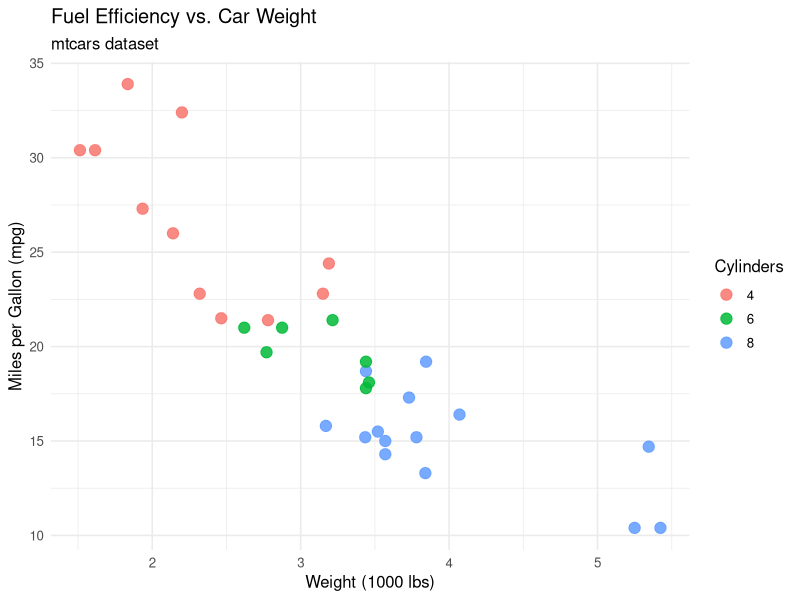
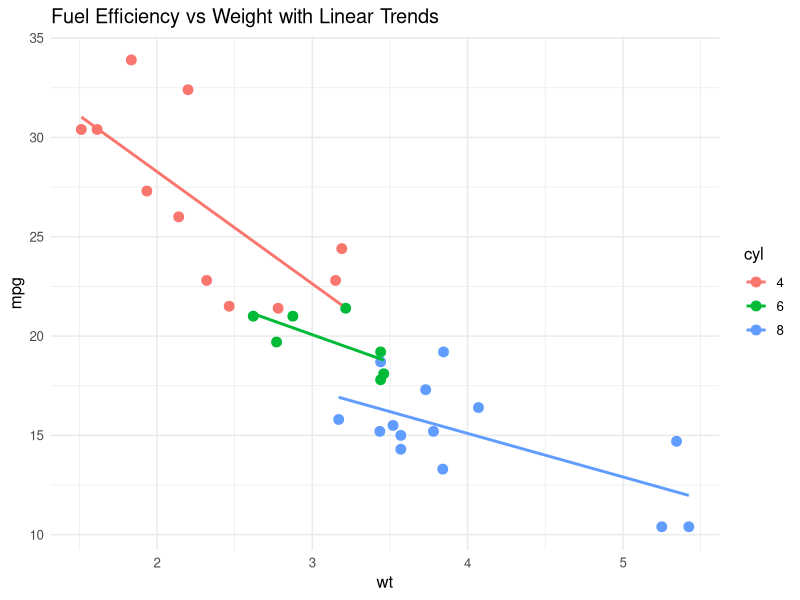
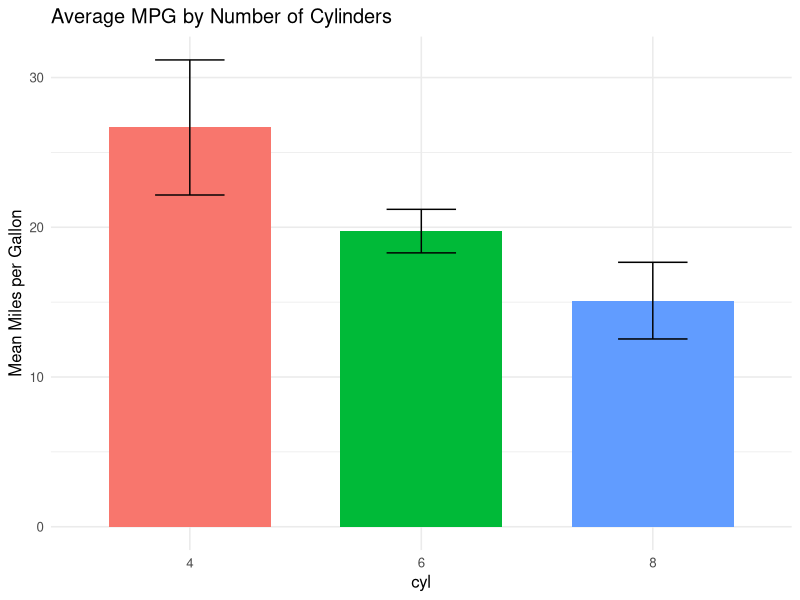
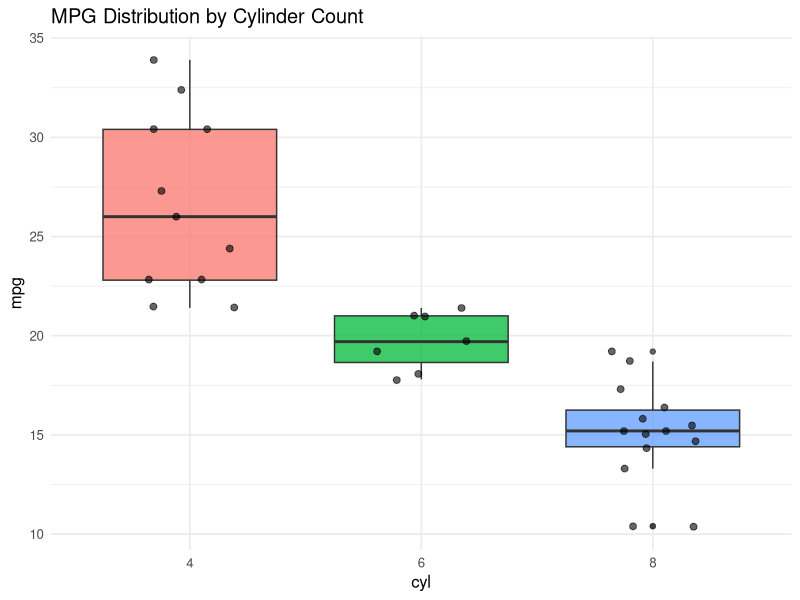
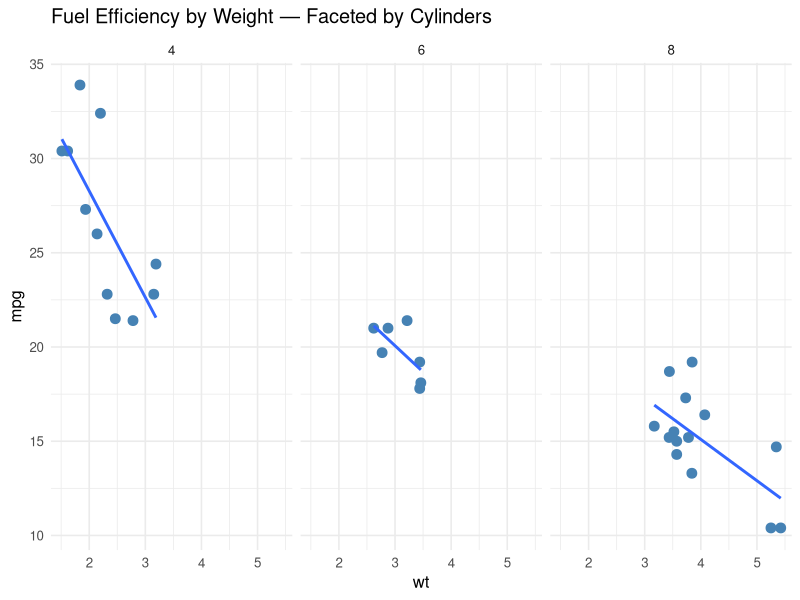
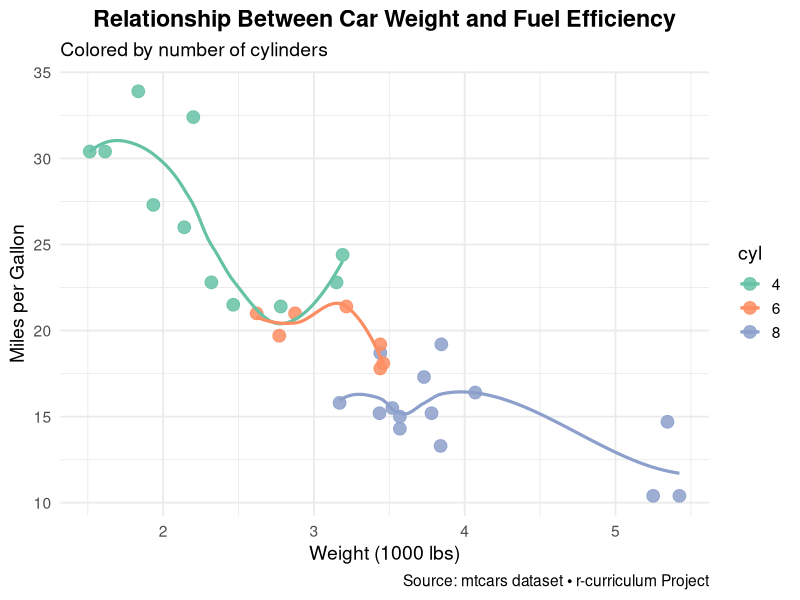
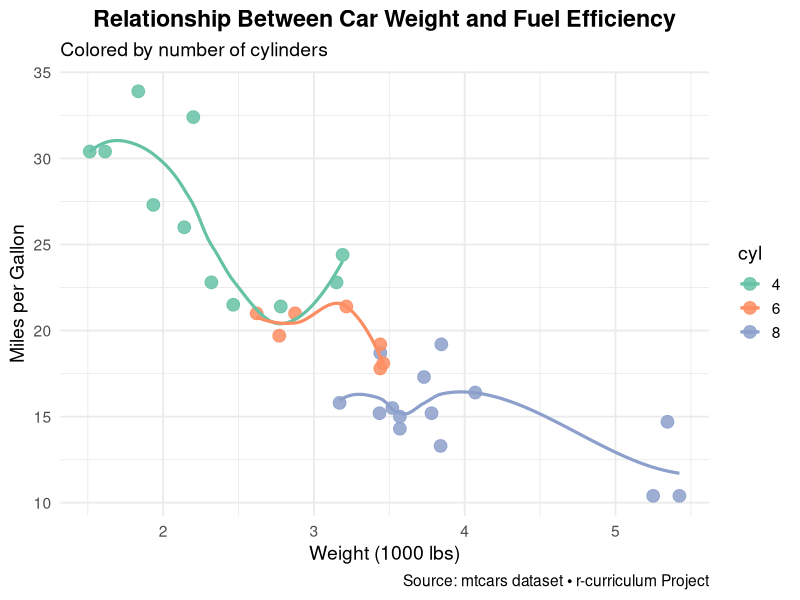

Write R code to recreate these figures, in order.
# ==============================================================================
# Script 06: Data Visualization with ggplot2
# 
# Purpose: Learn how to create elegant, publication-quality plots using ggplot2.
# This script builds directly on Script 05 (dplyr and tidyr).
#
# Key concepts: Grammar of Graphics, geoms, aesthetics, faceting, themes, and saving plots.
# ==============================================================================

library(ggplot2)
library(dplyr)

# Set a clean theme for all plots in this script
theme_set(theme_minimal(base_size = 12))

# ------------------------------------------------------------------------------
# 1. Prepare example data
# ------------------------------------------------------------------------------
data <- mtcars %>%
  mutate(
    cyl = factor(cyl),                    # Make cylinders categorical
    transmission = factor(am, labels = c("Automatic", "Manual"))
  )

glimpse(data)

# ------------------------------------------------------------------------------
# 2. Basic Scatter Plot
# ------------------------------------------------------------------------------
ggplot(data, aes(x = wt, y = mpg, color = cyl)) +
  geom_point(size = 3.5, alpha = 0.85) +
  labs(
    title = "Fuel Efficiency vs. Car Weight",
    subtitle = "mtcars dataset",
    x = "Weight (1000 lbs)",
    y = "Miles per Gallon (mpg)",
    color = "Cylinders"
  )

# ------------------------------------------------------------------------------
# 3. Scatter Plot with Trend Lines
# ------------------------------------------------------------------------------
ggplot(data, aes(x = wt, y = mpg, color = cyl)) +
  geom_point(size = 3) +
  geom_smooth(method = "lm", se = FALSE, linewidth = 1) +
  labs(title = "Fuel Efficiency vs Weight with Linear Trends")

# ------------------------------------------------------------------------------
# 4. Bar Plot with Summary Statistics
# ------------------------------------------------------------------------------
avg_mpg_by_cyl <- data %>%
  group_by(cyl) %>%
  summarise(
    mean_mpg = mean(mpg),
    sd_mpg = sd(mpg),
    .groups = "drop"
  )

ggplot(avg_mpg_by_cyl, aes(x = cyl, y = mean_mpg, fill = cyl)) +
  geom_col(width = 0.7) +
  geom_errorbar(aes(ymin = mean_mpg - sd_mpg, ymax = mean_mpg + sd_mpg),
                width = 0.3) +
  labs(title = "Average MPG by Number of Cylinders",
       y = "Mean Miles per Gallon") +
  theme(legend.position = "none")

# ------------------------------------------------------------------------------
# 5. Boxplot with Individual Points
# ------------------------------------------------------------------------------
ggplot(data, aes(x = cyl, y = mpg, fill = cyl)) +
  geom_boxplot(alpha = 0.75) +
  geom_jitter(width = 0.2, size = 2, alpha = 0.6) +
  labs(title = "MPG Distribution by Cylinder Count") +
  theme(legend.position = "none")

# ------------------------------------------------------------------------------
# 6. Faceting - Small Multiples
# ------------------------------------------------------------------------------
ggplot(data, aes(x = wt, y = mpg)) +
  geom_point(size = 3, color = "steelblue") +
  geom_smooth(method = "lm", se = FALSE) +
  facet_wrap(~ cyl, ncol = 3) +
  labs(title = "Fuel Efficiency by Weight — Faceted by Cylinders")

# ------------------------------------------------------------------------------
# 7. Fully Customized Plot + Saving
# ------------------------------------------------------------------------------
final_plot <- ggplot(data, aes(x = wt, y = mpg, color = cyl)) +
  geom_point(size = 4, alpha = 0.85) +
  geom_smooth(method = "loess", se = FALSE, linewidth = 1.1) +
  scale_color_brewer(palette = "Set2") +
  labs(
    title = "Relationship Between Car Weight and Fuel Efficiency",
    subtitle = "Colored by number of cylinders",
    caption = "Source: mtcars dataset • r-curriculum Project",
    x = "Weight (1000 lbs)",
    y = "Miles per Gallon"
  ) +
  theme_minimal(base_size = 14) +
  theme(plot.title = element_text(face = "bold", hjust = 0.5))

# Save the plot
ggsave("outputs/mpg_vs_weight.png", final_plot, width = 10, height = 7, dpi = 300, bg = "white")

print(final_plot)

# ==============================================================================
# Exercises (Practice these!)
# 
# 1. Create a scatter plot of `hp` vs `mpg`, colored by `transmission`. Add a trend line.
# 2. Make a bar plot showing count of cars by `cyl` and `transmission` (use dplyr first).
# 3. Create a faceted histogram of `disp` (engine displacement), faceted by `cyl`.
# 4. Build your own customized boxplot of `mpg` by `cyl` and save it as PNG and PDF.
#
# Tip: Always do data wrangling with dplyr before feeding data into ggplot().
# ==============================================================================

cat("\n✅ Script 06 - ggplot2 visualization completed successfully!\n")
cat("Next recommended: Script 07 - Advanced Data Import/Export and lubridate\n")
